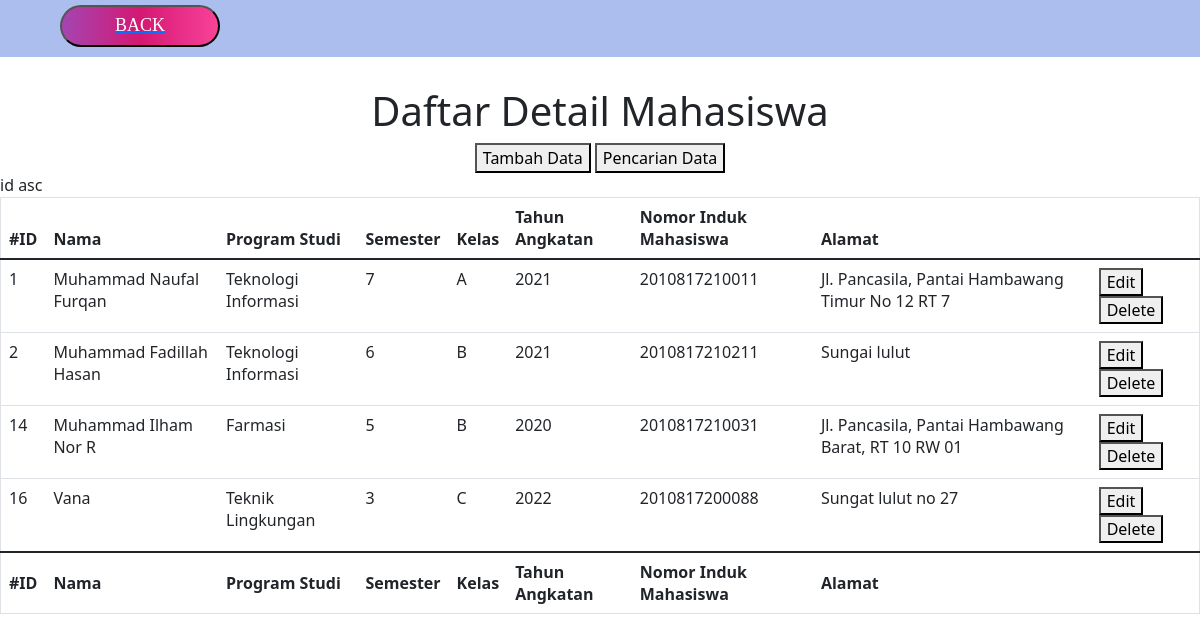
Screenshot of /detailmaha.php (signed in) with the database file from the repository.
### tables this page shows
CREATE TABLE `datadetail` (
  `nim` varchar(255) NOT NULL,
  `alamat` varchar(255) NOT NULL
);

CREATE TABLE `datamaha` (
  `id` int(11) NOT NULL,
  `nim` varchar(255) NOT NULL,
  `nama` varchar(255) NOT NULL,
  `prodi` varchar(255) NOT NULL,
  `semester` int(11) NOT NULL,
  `kelas` varchar(11) NOT NULL,
  `tahun_angkatan` int(255) NOT NULL
);

### detailmaha.php (the view, shortened to what this page needs)
<?php
    require_once "db.php";
?>
<!DOCTYPE html>
<html>
    <head>
    <link href="https://cdn.jsdelivr.net/npm/bootstrap@5.1.3/dist/css/bootstrap.min.css" rel="stylesheet">
    <link rel="stylesheet" type="text/css" href="simpan.css">
    </head>
    <body>
    <section>
        <div class="header">
            <button class="backbutton" name="backhome" style="margin-bottom:10px;"><a href="index.php"><span style="color: #FFFFFF;text-decoration: none;">Back</span></a></button>
        </div>
    </section>
        <div class="welcome" style="text-align:center; margin-top:30px;">
            <h1>Daftar Detail Mahasiswa</h1>
            <a href="create.php"><button type="button">Tambah Data</button></a>
            <a href="search.php"><button type="button">Pencarian Data</button></a>
        </div>
        <table border="1" id="tabel1" class="table" style="justify-content: center;align-items: center;">
            <thead>
                <tr>
                    <th data-column="id" data-order="desc">#ID</th>
                    <th data-column="nama" data-order="desc">
                        Nama
                    </th>
                    <th data-column="prodi" data-order="desc">
                        Program Studi
                    </th>
                    <th data-column="semester" data-order="desc">
                        Semester
                    </th>
                    <th data-column="kelas" data-order="desc">
                        Kelas
                    </th>
                    <th data-column="tahun_angkatan" data-order="desc">
                        Tahun Angkatan
                    </th>
                    <th data-column="nim" data-order="desc">
                        Nomor Induk Mahasiswa
                    </th>
                    <th data-column="alamat" data-order="desc">
                        Alamat
                    </th>
                </tr>
            </thead>
            <tfoot>
                <tr>
                    <th>
                        #ID
                    </th>
                    <th>
                        Nama
                    </th>
                    <th>
                        Program Studi
                    </th>
                    <th>
                        Semester
                    </th>
                    <th>
                        Kelas
                    </th>
                    <th>
                        Tahun Angkatan
                    </th>
                    <th>
                        Nomor Induk Mahasiswa
                    </th>
                    <th>
                        Alamat
                    </th>
                </tr>
            </tfoot>
            <?php
            $query = $db->prepare("SELECT * FROM datadetail INNER JOIN datamaha ON datadetail.nim=datamaha.nim");
            $query->execute();
            $data = $query->fetchAll();
            ?>
            <tbody>
            <?php foreach ($data as $value): ?>
                <tr>
                    <td>
                        <?php echo $value['id'] ?>
                    </td>
                    <td>
                        <?php echo $value['nama'] ?>
                    </td>
                    <td>
                        <?php echo $value['prodi'] ?>
                    </td>
                    <td>
                        <?php echo $value['semester'] ?>
                    </td>
                    <td>
                        <?php echo $value['kelas'] ?>
                    </td>
                    <td>
                        <?php echo $value['tahun_angkatan'] ?>
                    </td>
                    <td>
                        <?php echo $value['nim'] ?>
                    </td>
                    <td>
                        <?php echo $value['alamat'] ?>
                    </td>
                    <td>
                        <a href="edit.php?id=<?php echo $value['id']?>"><button type="button">Edit</button></a>
                        <a href="#>" onclick="return confirm('Yakin untuk dihapus ?  maaf tombol deletenya blm jadi'); " ><button type="button">Delete</button></a>
                    </td>
                </tr>
            <?php endforeach; ?>
            </tbody>
        </table>
    </body>
</html>

### simpan.css (style rules this page uses)
.login100-form-btn, .backbutton { font-family: Ubuntu-Bold; font-size: 18px; color: #fff; line-height: 1.2; text-transform: uppercase; margin-top: 5px; display: -webkit-box; display: -webkit-flex; display: -moz-box; display: -ms-flexbox; display: flex; justify-content: center; align-items: center; padding: 0 20px; min-width: 160px; height: 42px; border-radius: 21px; background: #d41872; background: -webkit-linear-gradient(left, #a445b2, #d41872, #fa4299); background: -o-linear-gradient(left, #a445b2, #d41872, #fa4299); background: -moz-linear-gradient(left, #a445b2, #d41872, #fa4299); background: linear-gradient(left, #a445b2, #d41872, #fa4299); position: relative; z-index: 1; -webkit-transition: all 0.4s; -o-transition: all 0.4s; -moz-transition: all 0.4s; transition: all 0.4s; }
.login100-form-btn::before, .backbutton::before { content: ""; display: block; position: absolute; z-index: -1; width: 100%; height: 100%; border-radius: 21px; background-color: #555555; top: 0; left: 0; opacity: 0; -webkit-transition: all 0.4s; -o-transition: all 0.4s; -moz-transition: all 0.4s; transition: all 0.4s; }

### detailmaha.php (style rules this page uses)
.header { display: flex; justify-content: space-between; background-color: #ABBEED; padding: 0 60px; top: 0; }

### rows the page displays
datadetail: datamaha.id "1", datamaha.nama "Muhammad Naufal Furqan", datamaha.prodi "Teknologi Informasi", datamaha.semester "7", datamaha.kelas "A", datamaha.tahun_angkatan "2021", datamaha.nim "2010817210011", alamat "Jl. Pancasila, Pantai Hambawang Timur No 12 RT 7"
datadetail: datamaha.id "2", datamaha.nama "Muhammad Fadillah Hasan", datamaha.prodi "Teknologi Informasi", datamaha.semester "6", datamaha.kelas "B", datamaha.tahun_angkatan "2021", datamaha.nim "2010817210211", alamat "Sungai lulut"
datadetail: datamaha.id "14", datamaha.nama "Muhammad Ilham Nor R", datamaha.prodi "Farmasi", datamaha.semester "5", datamaha.kelas "B", datamaha.tahun_angkatan "2020", datamaha.nim "2010817210031", alamat "Jl. Pancasila, Pantai Hambawang Barat, RT 10 RW 01"
datadetail: datamaha.id "16", datamaha.nama "Vana", datamaha.prodi "Teknik Lingkungan", datamaha.semester "3", datamaha.kelas "C", datamaha.tahun_angkatan "2022", datamaha.nim "2010817200088", alamat "Sungat lulut no 27"
